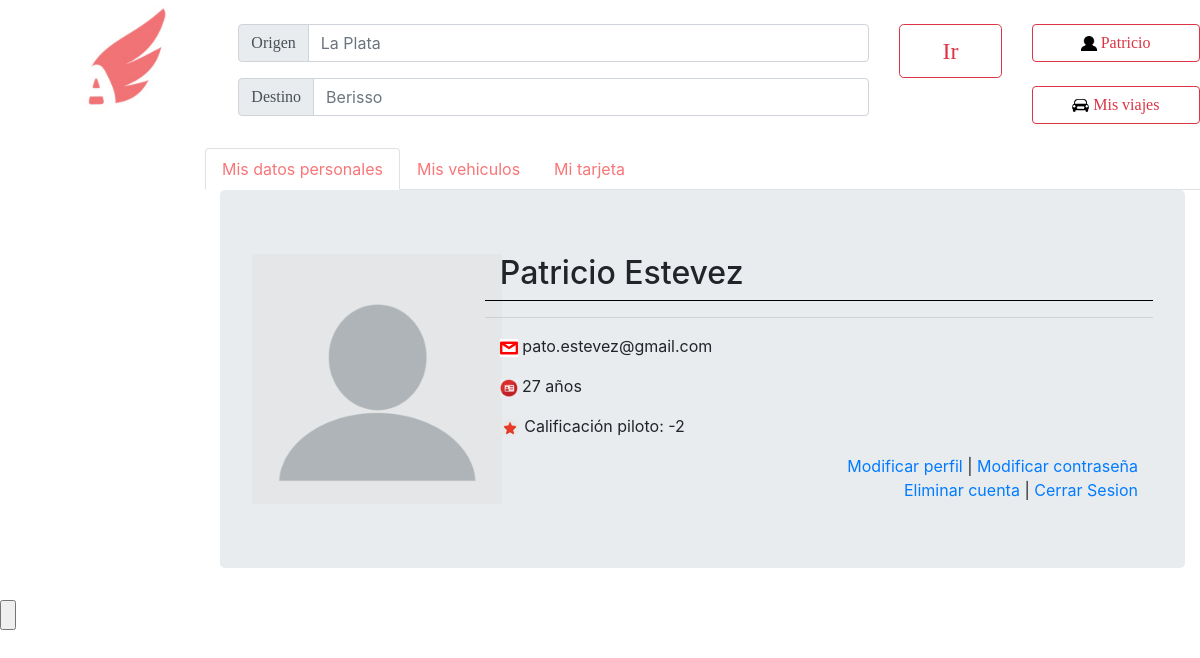
Page /MiCuenta.php (signed in) on the committed database.
### tables this page shows
CREATE TABLE IF NOT EXISTS `usuarios` (
  `nombre` varchar(50) NOT NULL,
  `apellido` varchar(50) NOT NULL,
  `email` varchar(50) NOT NULL,
  `clave` varchar(50) NOT NULL,
  `fecha` date NOT NULL,
  `foto` longblob,
  `token` varchar(100) NOT NULL,
  `ID` int(11) NOT NULL AUTO_INCREMENT,
  `borrado` tinyint(1) NOT NULL DEFAULT '0',
  `penalizacion` int(20) NOT NULL DEFAULT '0',
  `penalizacion_acom` int(20) NOT NULL DEFAULT '0',
  `deuda` float NOT NULL DEFAULT '0',
  PRIMARY KEY (`ID`)
);

### funciones.php (called while the page is built, shortened)
<?php
	function calcularEdad($miCumpleanos){
		$cumpleanos = new DateTime($miCumpleanos);
                $hoy = new DateTime();
   	 	$annos = $hoy->diff($cumpleanos);
                return $annos->y;
	}
?>

### MiCuenta.php (the view, shortened to what this page needs)
<html lang="en">
  <head>
    <link rel="stylesheet" href="css/bootstrap.min.css">
  </head>
  <body>
            <?php
            require ('funciones.php');
            $link=conectarABase();
            $email=$_SESSION['email'];
            $resultado = mysqli_query($link, "SELECT * FROM usuarios where email='$email'");
            $row = $resultado->fetch_array(MYSQLI_ASSOC);
            $puntos=0;
            $puntos = $puntos - $row['penalizacion'];
  	?>
        <header>
            <nav>
		 <ul>
                    <div class="row" position="fixed">
                        <div class="col-2">
                                <a href="PaginaPrincipal.php">
                                <img href="PaginaPrincipal.php" src="Logo.jpg" alt="Imagen no disponible"  class="rounded mx-auto d-block" height="120x120">
                                </a>
                        </div>
                        <div class="col-8">
                            <div class="row" position="fixed">
                                <div class="col-10">
                                    <br>
                                    <div class="input-group input-group-prepend mb-3">
                                        <div class="input-group-prepend">
                                            <span class="input-group-text" id="basic-addon1"><font size="3" face="Univers-Light-Normal">Origen</font></span>
                                        </div>
                                      <input type="text" face="Univers-Light-Normal" class="form-control" placeholder="La Plata" aria-label="La Plata" aria-describedby="basic-addon1">
                                    </div>
                                    <div class="input-group input-group-prepend mb-3">
                                        <div class="input-group-prepend">
                                            <span class="input-group-text" id="basic-addon1"><font size="3" face="Univers-Light-Normal">Destino</font></span>
                                        </div>
                                    <input type="text" class="form-control" face="Univers-Light-Normal" placeholder="Berisso" aria-label="Berisso" aria-describedby="basic-addon1">
                                    </div>
                                </div>
                                <div class="col-2">
                                    <br>
                                    <button class="btn btn-outline-danger btn-lg btn-block btn-lg"><font size="5" face="Univers-Light-Normal">Ir</font></button><br>
                                </div>
                            </div>
                        </div>
                        <div class="col-2">
                            <br>
                            <a href="MiCuenta.php" class="btn btn-outline-danger btn-block"><img src="Imagenes/Usuario.png" height="15x15"><font size="3" face="Univers-Light-Normal">     <?php echo $_SESSION['nombre']; ?></font></a><br>
                            <a href="MisViajes.php" class="btn btn-outline-danger btn-block"><img src="Imagenes/MisViajes.png" height="17x17"><font size="3" face="Univers-Light-Normal">     Mis viajes</font></a>
                        </div>
                    </div>
                 </ul>
            </nav>
        </header>
		<div class="row" position="fixed">
			<div class="col-2">
			</div>
			<div class="col-10">
				<nav>
				  <div class="nav nav-tabs" id="nav-tab" role="tablist">
				    <a class="nav-item nav-link active" id="nav-home-tab" data-toggle="tab" href="#nav-home" role="tab" aria-controls="nav-home" aria-selected="true"><font color="#f87678">Mis datos personales</font></a>
				    <a class="nav-item nav-link" id="nav-profile-tab" data-toggle="tab" href="#nav-vehiculo" role="tab" aria-controls="nav-profile" aria-selected="false"><font color="#f87678">Mis vehiculos</font></a>
				    <a class="nav-item nav-link" id="nav-contact-tab" data-toggle="tab" href="#nav-tarjeta" role="tab" aria-controls="nav-contact" aria-selected="false"><font color="#f87678">Mi tarjeta</font></a>
				  </div>
				</nav>
				<div class="tab-content" id="nav-tabContent">
				<div class="tab-pane fade show active" id="nav-home" role="tabpanel" aria-labelledby="nav-home-tab">
                                     <div class="container-fluid">
                                      <div class="jumbotron">
                                        <div class="row">
                                            <div class="col-md-4 col-xs-12 col-sm-4 col-lg-3">
                                                <img src="Imagenes/profile.png" height="250">
                                            </div>
                                            <div class="col-md-8 col-xs-12 col-sm-8 col-lg-9">
                                                <div class="container" style="border-bottom:1px solid black">
                                                  <h2><?php echo $row['nombre'] . " " . $row['apellido'] ;?></h2>
                                                </div>
                                                  <hr>
                                                <ul class="container details">
                                                  <p><img height="18" src="Imagenes/email.png"><?php echo " " . $row['email']; ?></p>
                                                  <p><img height="18" src="Imagenes/Edad.png"><?php echo " " . calcularEdad($row['fecha']) . " años"; ?></p>
                                                  <p><img height="20" src="Imagenes/calificacion.png"> Calificación piloto: <?php echo $puntos ?></p>
                                                </ul>
                                                  <div class="container" align="right">
                                                      <a href="modificarPerfil.php">Modificar perfil</a><span> | </span>
                                                      <a href='modificarContrasena.php'>Modificar contraseña</a><br>
                                                      <a href="eliminarCuenta.php" onclick="return confirm('¿Estás seguro?');">Eliminar cuenta</a><span > | </span>
                                                      <a href="logout.php">Cerrar Sesion </a>
                                                  </div>
                                            </div>
                                        </div>
                                      </div>
                                    </div>
                                  </div>
                                </div>
                                  </div>
                            </div>
        	<input type="submit" value="" />
    	</body>
    </html>

### rows in the picture
usuarios: nombre "Patricio", apellido "Estevez", email "pato.estevez@gmail.com", fecha "27"

### other values in the picture
$_SESSION['nombre'] "Patricio"
$puntos "-2"
